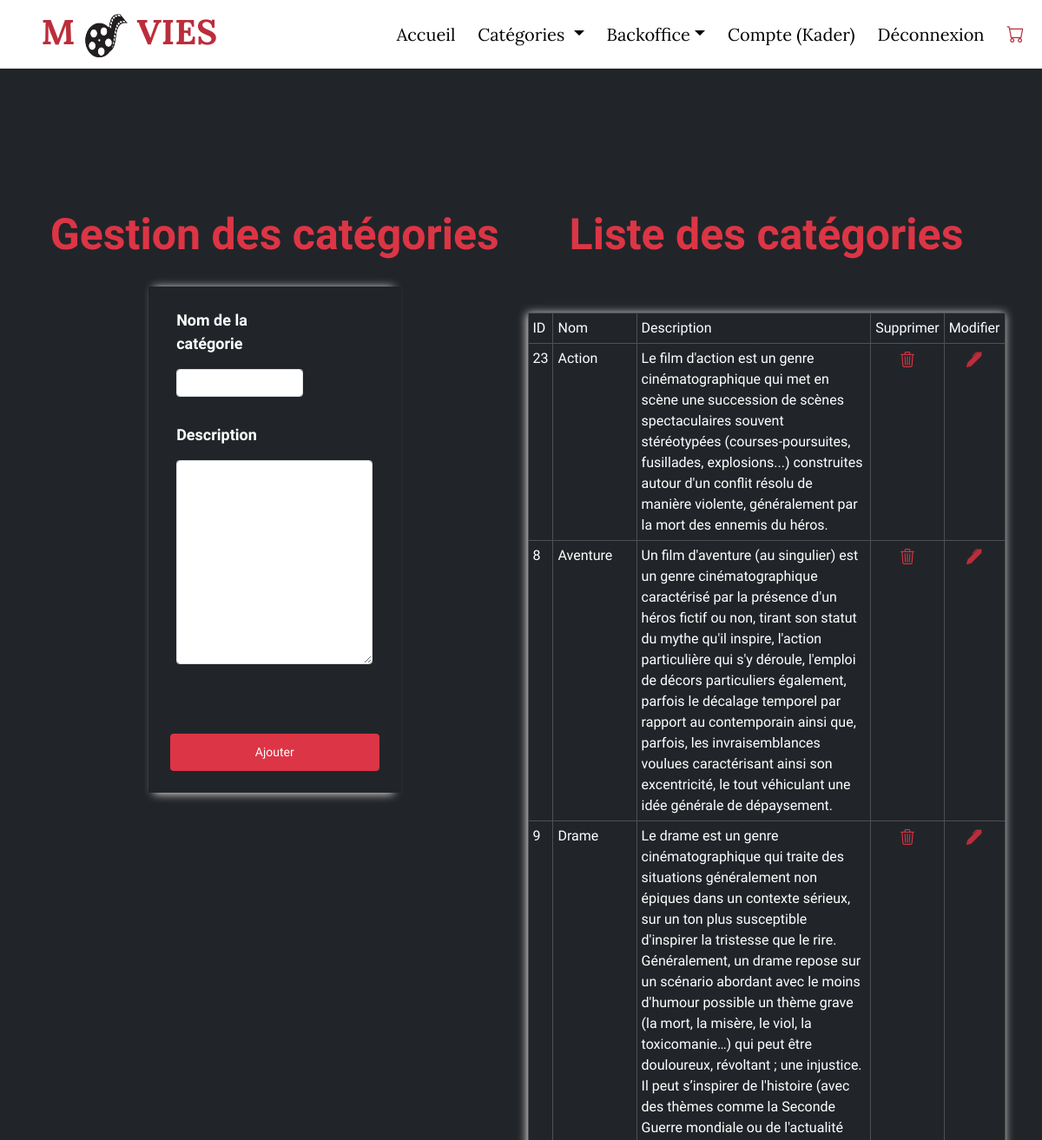
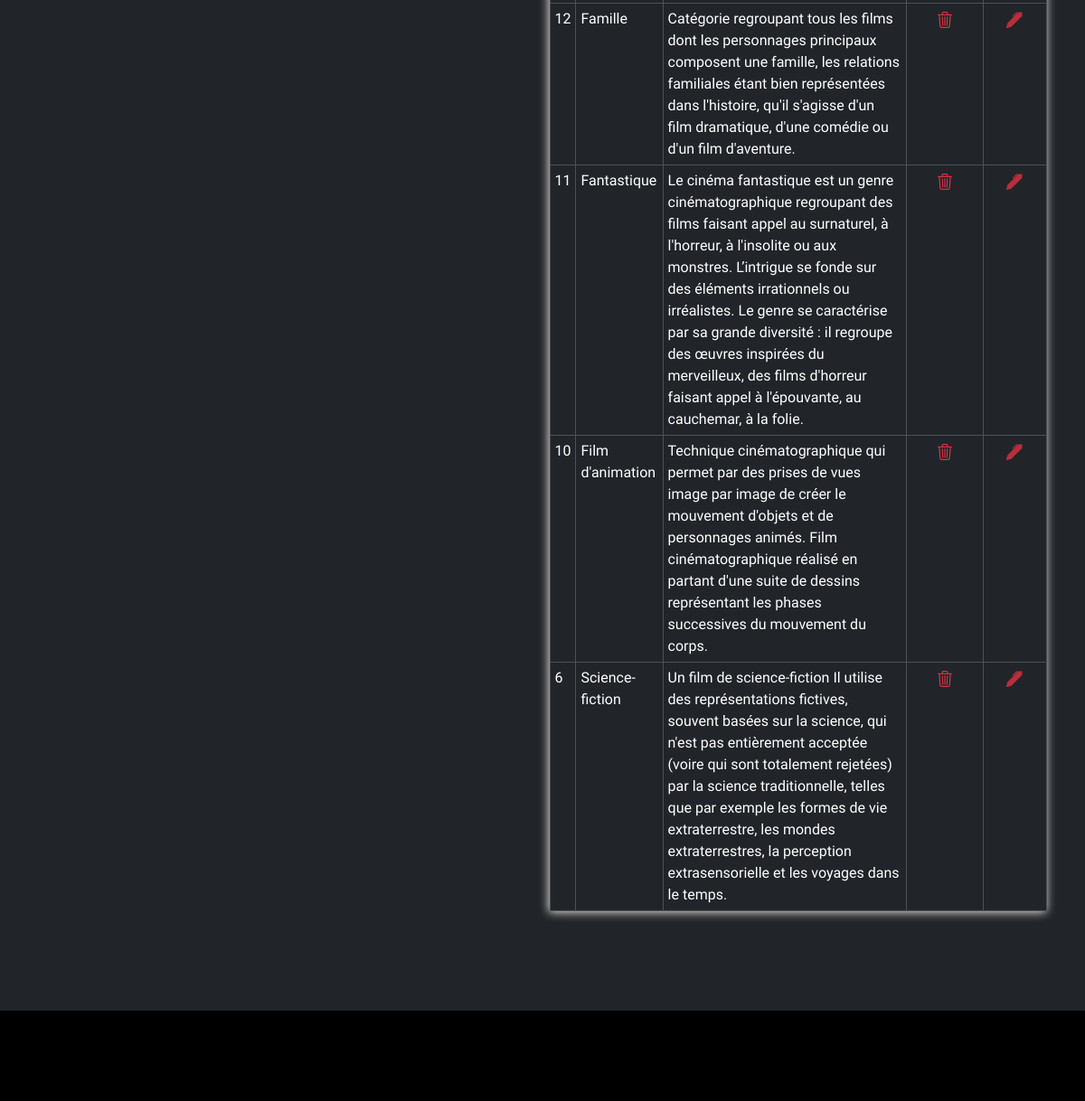
Screenshot of /admin/categories.php (signed in) with the database file from the repository (2 pictures, top to bottom).
### tables this page shows
CREATE TABLE `categories` (
  `id` int NOT NULL,
  `name` varchar(50) NOT NULL,
  `description` text
);

### inc/functions.inc.php (called while the page is built, shortened)
<?php
function connection_bdd(): object
{
    $dsn = "mysql:host=" . DB_HOST . ";dbname=" . DB_NAME . ";charset=utf8";
    try {
        $pdo = new PDO($dsn, DB_USER, DB_PASS);
        $pdo->setAttribute(PDO::ATTR_ERRMODE, PDO::ERRMODE_EXCEPTION);
        $pdo->setAttribute(PDO::ATTR_DEFAULT_FETCH_MODE, PDO::FETCH_ASSOC);
    } catch (PDOException $e) {
        die("Erreur : " . $e->getMessage());
    }
    return $pdo;
}
function allCategories(string $order = "id"): mixed
{
    $cnx = connection_bdd();
    $sql = "SELECT * FROM categories ORDER BY $order";
    $request = $cnx->query($sql);
    $result = $request->fetchAll();
    return $result;
}

### admin/categories.php (the view, shortened to what this page needs)
<?php
require_once("../inc/functions.inc.php");
?>
<?php
$categories = allCategories();
?>
<?php
require_once("../inc/header.inc.php");
?>
<main class="bg-dark">
    <div class="row mt-5" style="padding-top: 8rem;">
        <div class="col-sm-12 col-md-6 mt-5">
            <h2 class="text-center fw-bolder mb-5 text-danger">Gestion des catégories</h2>
            <form action="" method="post" class="back">
                <div class="row">
                    <div class="col-md-8 mb-5">
                        <label for="name" class="text-white">Nom de la catégorie</label>
                        <input type="text" id="name" name="name" class="form-control" value="<?= $categoryUpdate['name'] ?? "" ?>">
                    </div>
                    <div class="col-md-12 mb-5">
                        <label for="description" class="text-white">Description</label>
                        <textarea id="description" name="description" class="form-control" rows="10"><?= $categoryUpdate['description'] ?? "" ?></textarea>
                    </div>
                </div>
                <div class="row justify-content-center">
                    <button type="submit" class="btn btn-danger p-3"><?= $submitUpdate ?? "Ajouter" ?></button>
                </div>
            </form>
        </div>
        <div class="col-sm-12 col-md-6 d-flex flex-column mt-5 pe-3">
            <h2 class="text-center fw-bolder mb-5 text-danger">Liste des catégories</h2>
            <table class="table table-dark table-bordered mt-5 ">
                <thead>
                    <tr>
                        <th>ID</th>
                        <th>Nom</th>
                        <th>Description</th>
                        <th>Supprimer</th>
                        <th>Modifier</th>
                    </tr>
                </thead>
                <tbody>
                    <?php foreach ($categories as $category) : ?>
                        <tr>
                            <td><?= $category['id'] ?></td>
                            <td><?= html_entity_decode($category['name']) ?></td>
                            <td><?= html_entity_decode($category['description']) ?></td>
                            <td class="text-center">
                                <a href="categories.php?action=delete&id=<?= $category['id']; ?>" onclick="return(confirm('Êtes-vous sûr de vouloir supprimer cette categorie ?'))">
                                    <i class="bi bi-trash3 text-danger"></i>
                                </a>
                            </td>
                            <td class="text-center"><a href="categories.php?action=update&id=<?= $category['id']; ?>"><i class="bi bi-pen-fill"></i></a></td>
                        </tr>
                    <?php endforeach; ?>
                </tbody>
            </table>
        </div>
        <?php require_once("../inc/footer.inc.php"); ?>

### assets/css/style.css (style rules this page uses)
:root { --red: #bb2d3b; --gray: #191a19; --gray-2: #353535; --gray-light: #bbbbbb; --black: #000; --box-shadow-dark: 0px 5px 10px 0px rgba(50, 50, 50, 0.8); --box-shadow-light: -1px 1px 10px 0px #efe8e8; font-size: 62.5%; }
* { margin: 0; padding: 0; box-sizing: border-box; text-decoration: none; }
body { font-size: 1.6rem; font-family: "Dosis", sans-serif; background-color: var(--gray); color: #fff; }
main { padding: 10rem 4rem; min-height: 815px; transition: all 0.2s; }
h2 { font-size: 5rem !important; color: var(--red); font-weight: bolder; }
form.back { width: 50%; margin: 0 auto; box-shadow: var(--box-shadow-light) !important; }
form.back > div.row { font-size: 1.8rem; }
form.back .row { padding: 2.5rem; background-color: #212529; }
form.back label:not(.form-check-label) { margin-bottom: 1.6rem; font-weight: bolder; color: var(--black); }
form.back .form-control { font-size: 1.5rem !important; }
form.back button { font-size: 1.4rem !important; }
table, .sidebarre { background-color: #353535; color: white !important; box-shadow: var(--box-shadow-light) !important; }
.bi { color: var(--red); font-size: 1.8rem; }
table { border-collapse: collapse; }
th { padding: 10px 0; font-weight: 400; }
label { color: #fefefe !important; }

### rows the page displays
categories: id "23", name "Action", description "Le film d'action est un genre cinématographique qui met en scène une succession de scènes spectaculaires souvent stéréotypées (courses-poursuites, fusillades, explosions...) construites autour d'un conflit résolu de manière violente, généralement par la mort des ennemis du héros."
categories: id "8", name "Aventure", description "Un film d'aventure (au singulier) est un genre cinématographique caractérisé par la présence d'un héros fictif ou non, tirant son statut du mythe qu'il inspire, l'action particulière qui s'y déroule, l'emploi de décors particuliers également, parfois le décalage temporel par rapport au contemporain ainsi que, parfois, les invraisemblances voulues caractérisant ainsi son excentricité, le tout véhiculant une idée générale de dépaysement."
categories: id "9", name "Drame", description "Le drame est un genre cinématographique qui traite des situations généralement non épiques dans un contexte sérieux, sur un ton plus susceptible d'inspirer la tristesse que le rire. Généralement, un drame repose sur un scénario abordant avec le moins d'humour possible un thème grave (la mort, la misère, le viol, la toxicomanie…) qui peut être douloureux, révoltant ; une injustice. Il peut s’inspirer de l'histoire (avec des thèmes comme la Seconde Guerre mondiale ou de l'actualité"
categories: id "12", name "Famille", description "Catégorie regroupant tous les films dont les personnages principaux composent une famille, les relations familiales étant bien représentées dans l'histoire, qu'il s'agisse d'un film dramatique, d'une comédie ou d'un film d'aventure."
categories: id "11", name "Fantastique", description "Le cinéma fantastique est un genre cinématographique regroupant des films faisant appel au surnaturel, à l'horreur, à l'insolite ou aux monstres. L’intrigue se fonde sur des éléments irrationnels ou irréalistes. Le genre se caractérise par sa grande diversité : il regroupe des œuvres inspirées du merveilleux, des films d'horreur faisant appel à l'épouvante, au cauchemar, à la folie."
categories: id "10", name "Film d'animation", description "Technique cinématographique qui permet par des prises de vues image par image de créer le mouvement d'objets et de personnages animés. Film cinématographique réalisé en partant d'une suite de dessins représentant les phases successives du mouvement du corps."
categories: id "6", name "Science-fiction", description "Un film de science-fiction Il utilise des représentations fictives, souvent basées sur la science, qui n'est pas entièrement acceptée (voire qui sont totalement rejetées) par la science traditionnelle, telles que par exemple les formes de vie extraterrestre, les mondes extraterrestres, la perception extrasensorielle et les voyages dans le temps."

### other values shown
$user['pseudo'] "Kader"
$submitUpdate "Ajouter"
